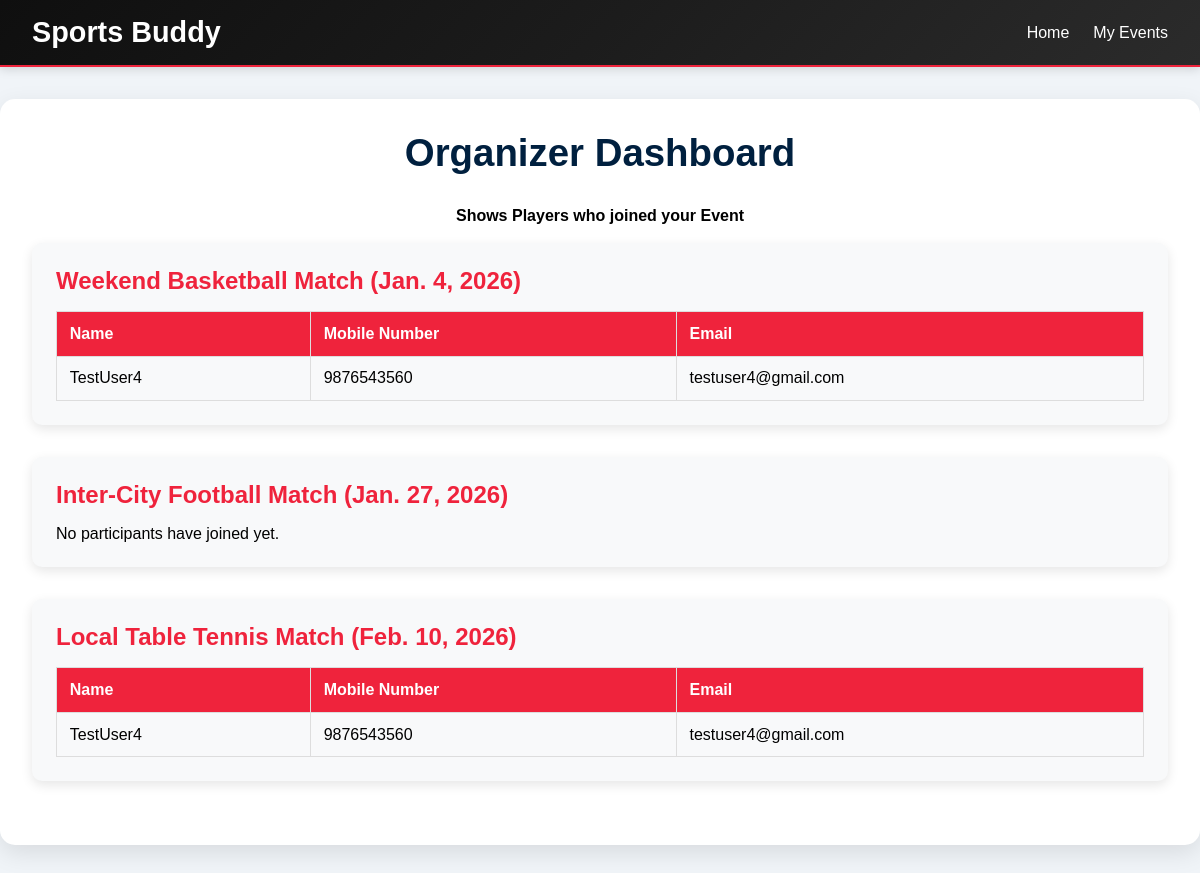
The page /organizer_dashboard/ (signed in) on the database its author committed.
### events/models.py (models this page shows, shortened)
class Event(models.Model):
    SPORT_CHOICES = [
        ('Football', 'Football'),
        ('Cricket', 'Cricket'),
        ('Badminton', 'Badminton'),
        ('Basketball', 'Basketball'),
        ('Tennis', 'Tennis'),
        ('Volleyball', 'Volleyball'),
        ('Table Tennis', 'Table Tennis'),
        ('Running', 'Running'),
    ]
    sport_type = models.CharField(max_length=50, choices=SPORT_CHOICES)
    event_name = models.CharField(max_length=100)
    event_date = models.DateField()
    event_time = models.TimeField()
    event_location = models.CharField(max_length=100)
    total_players = models.PositiveIntegerField()
    event_description = models.TextField(blank=True)
    organizer = models.ForeignKey(User, on_delete=models.CASCADE, null=True, blank=True)

class EventJoinInfo(models.Model):
    event = models.ForeignKey(Event, on_delete=models.CASCADE)
    user = models.ForeignKey(User, on_delete=models.CASCADE)
    full_name = models.CharField(max_length=100)
    mobile_number = models.CharField(max_length=15)
    email = models.EmailField()

### events/views.py (the view)
# urls.py: path('organizer_dashboard/', views.organizer_dashboard, name='organizer_dashboard'),
@login_required
def organizer_dashboard(request):
    my_events = Event.objects.filter(organizer=request.user).order_by("event_date")
    events_with_participants = []
    for event in my_events:
        join_infos = EventJoinInfo.objects.filter(event=event)
        events_with_participants.append({
            'event': event,
            'join_infos': join_infos
        })
    return render(request, 'events/organizer_dashboard.html', {
        'events_with_participants': events_with_participants
    })

### events/templates/events/organizer_dashboard.html (shortened to what this page needs)
{% load static %}
<!DOCTYPE html>
<html lang="en">
<head>
    <link rel="stylesheet" href="{% static 'events/css/style.css' %}" />
</head>
<body class="form-page">
    <header>
        <nav class="navbar">
            <div class="branding">Sports Buddy</div>
            <ul class="nav-links">
                <li><a href="{% url 'home' %}">Home</a></li>
                <li><a href="{% url 'my_events' %}">My Events</a></li>
            </ul>
        </nav>
    </header>
    <main class="dashboard-section">
        <h1 class="dashboard-title">Organizer Dashboard</h1>
        <h4 align="center">Shows Players who joined your Event</h4><br>
        {% for item in events_with_participants %}
            <div class="dashboard-event-card">
                <h2>{{ item.event.event_name }} ({{ item.event.event_date }})</h2>
                {% if item.join_infos %}
                    <table>
                        <thead>
                            <tr>
                                <th>Name</th>
                                <th>Mobile Number</th>
                                <th>Email</th>
                            </tr>
                        </thead>
                        <tbody>
                            {% for join_info in item.join_infos %}
                                <tr>
                                    <td>{{ join_info.full_name }}</td>
                                    <td>{{ join_info.mobile_number }}</td>
                                    <td>{{ join_info.email }}</td>
                                </tr>
                            {% endfor %}
                        </tbody>
                    </table>
                {% else %}
                    <p>No participants have joined yet.</p>
                {% endif %}
            </div>
        {% empty %}
            <p>You haven't created any events yet.</p>
        {% endfor %}
    </main>
</body>
</html>

### events/static/events/css/style.css (style rules this page uses)
* { margin: 0; padding: 0; box-sizing: border-box; }
html { scroll-behavior: smooth; }
body { font-family: 'Montserrat', sans-serif; }
header { position: absolute; top: 0; width: 100%; background: rgba(0, 0, 0, 0.737); box-shadow: 0 -3px 12px rgba(0, 0, 0, 0.3); border-bottom: 2px solid #ef233c; padding: 1rem 2rem; z-index: 999; }
.navbar { display: flex; justify-content: space-between; align-items: center; }
.branding { font-size: 1.8rem; font-weight: bold; color: #fff; }
.nav-links { list-style: none; display: flex; gap: 1.5rem; }
.nav-links a { text-decoration: none; color: white; font-weight: 500; position: relative; }
.nav-links a::after { content: ""; position: absolute; width: 0%; height: 2px; left: 0; bottom: -4px; background-color: #ef233c; transition: 0.3s; }
.form-page header { background: linear-gradient(135deg, #0f0f0f, #1c1c1c, #2b2b2b); padding: 1rem 2rem; position: relative; box-shadow: 0 2px 10px rgba(0, 0, 0, 0.15); }
.form-page .branding, .form-page .nav-links a { color: #fff; }
body { background-color: #f0f4f8; }
.dashboard-section { max-width: 1200px; margin: 2rem auto; padding: 2rem; background-color: #ffffff; border-radius: 15px; box-shadow: 0 8px 24px rgba(0, 0, 0, 0.1); }
.dashboard-title { text-align: center; font-size: 2.4rem; color: #00203F; margin-bottom: 2rem; }
.dashboard-event-card { margin-bottom: 2rem; padding: 1.5rem; background-color: #f8f9fa; border-radius: 10px; box-shadow: 0 4px 12px rgba(0, 0, 0, 0.1); }
.dashboard-event-card h2 { color: #EF233C; margin-bottom: 1rem; }
.dashboard-event-card table { width: 100%; border-collapse: collapse; }
.dashboard-event-card table, .dashboard-event-card th, .dashboard-event-card td { border: 1px solid #ddd; }
.dashboard-event-card th, .dashboard-event-card td { padding: 0.8rem; text-align: left; }
.dashboard-event-card th { background-color: #ef233c; color: white; }

### rows shown on the page
Event: event.event_name "Weekend Basketball Match", event.event_date "Jan. 4, 2026"
EventJoinInfo: full_name "TestUser4", mobile_number "9876543560", email "testuser4@gmail.com"
Event: event.event_name "Inter-City Football Match", event.event_date "Jan. 27, 2026", shows "No participants have joined yet."
Event: event.event_name "Local Table Tennis Match", event.event_date "Feb. 10, 2026"
EventJoinInfo: full_name "TestUser4", mobile_number "9876543560", email "testuser4@gmail.com"
